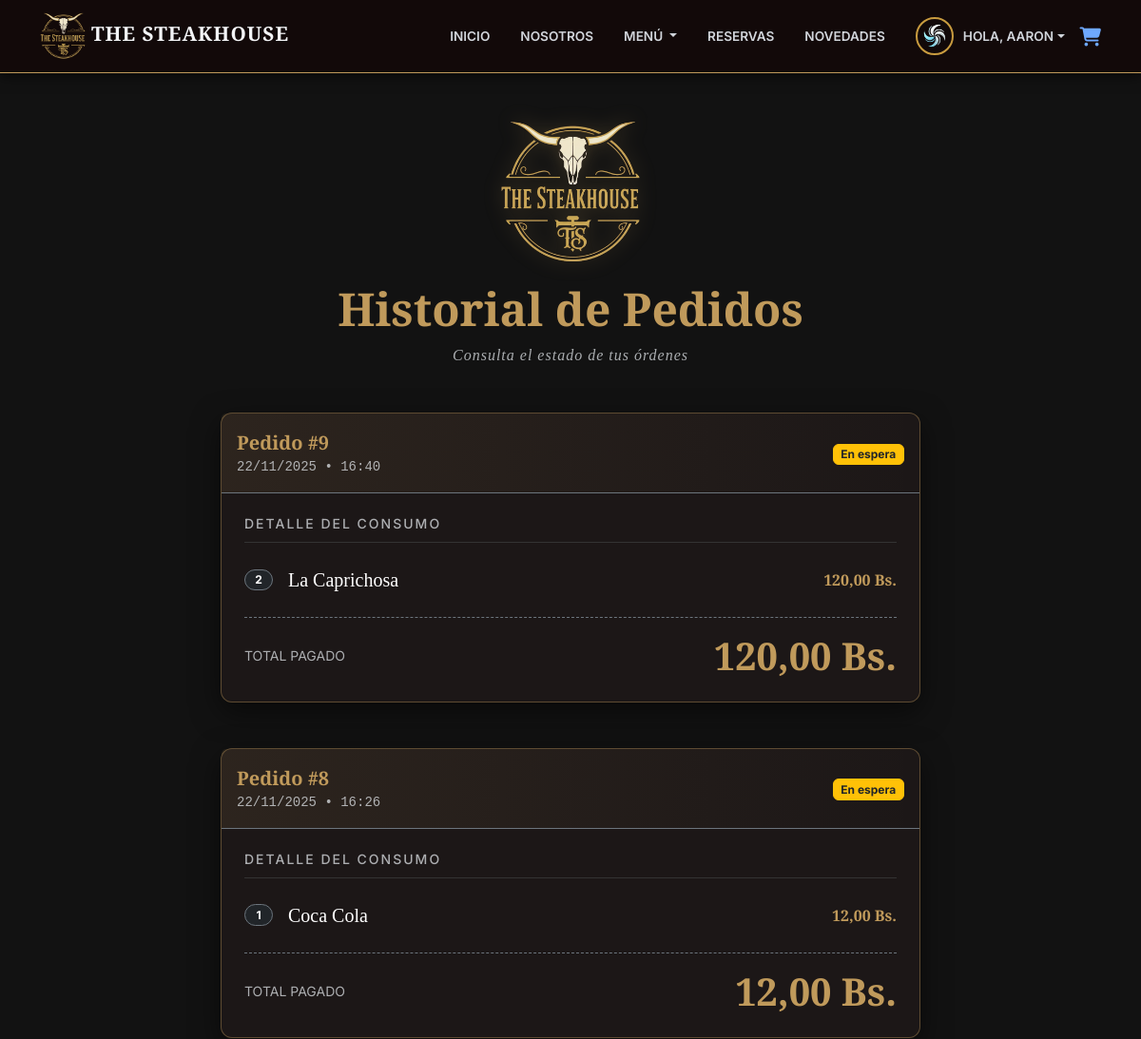
The app's page /pedidos/mis-pedidos/ (signed in, upper part), older data.
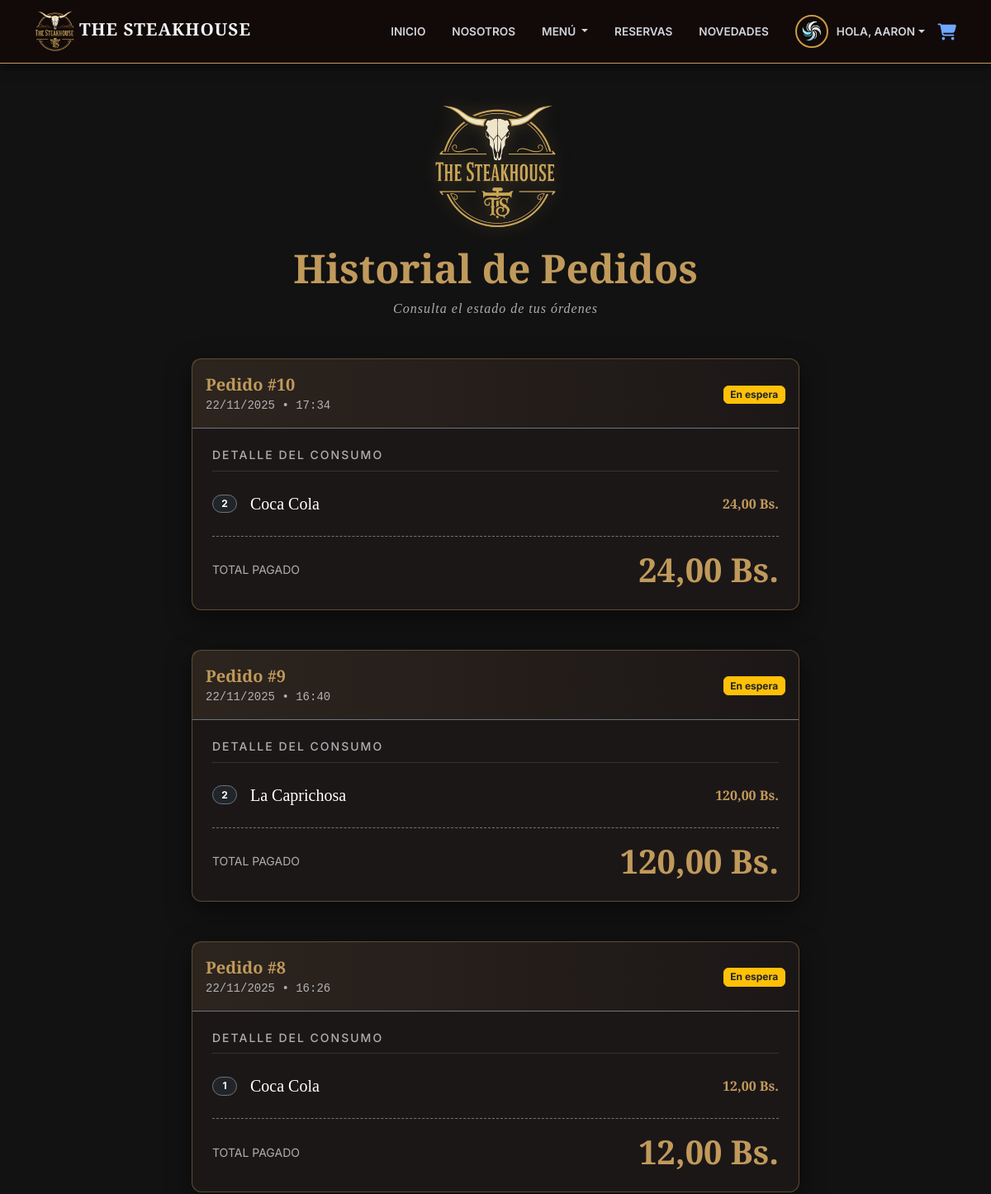
The same page, newer data.
### pedidos/models.py (models this page shows, shortened)
class Pedido(models.Model):
    ESTADO_PEDIDO_CHOICES = (
        ('PENDIENTE', 'Pendiente'),
        ('EN_PREPARACION', 'En Preparación'),
        ('LISTO', 'Listo para Servir'),
        ('ENTREGADO', 'Entregado'),
        ('CANCELADO', 'Cancelado'),
    )
    usuario = models.ForeignKey(settings.AUTH_USER_MODEL, on_delete=models.SET_NULL, null=True, blank=True, related_name="pedidos")
    cliente = models.ForeignKey(Cliente, on_delete=models.SET_NULL, null=True, blank=True)
    mesa = models.ForeignKey(Mesa, on_delete=models.SET_NULL, null=True, blank=True)
    fecha_pedido = models.DateTimeField(auto_now_add=True)
    estado_pedido = models.CharField(max_length=20, choices=ESTADO_PEDIDO_CHOICES, default='PENDIENTE')
    total = models.DecimalField(max_digits=10, decimal_places=2, default=0.00)

class DetallePedido(models.Model):
    pedido = models.ForeignKey(Pedido, related_name='detalles', on_delete=models.CASCADE)
    producto = models.ForeignKey(Producto, on_delete=models.PROTECT)
    cantidad = models.PositiveIntegerField(default=1)
    precio_unitario = models.DecimalField(max_digits=10, decimal_places=2) # Se guarda el precio al momento de la compra
    subtotal = models.DecimalField(max_digits=10, decimal_places=2)

### productos/models.py (models this page shows, shortened)
class Producto(models.Model):
    CATEGORIA_CHOICES = (
        ('CARNE', 'Cortes de Carne'),
        ('HAMBURGUESA', 'Hamburguesas'),
        ('GUARNICION', 'Guarniciones'),
        ('BEBIDA', 'Bebidas'),
        ('POSTRE', 'Postres'),
    )
    nombre_producto = models.CharField(max_length=100)
    descripcion = models.TextField(blank=True, null=True)
    precio = models.DecimalField(max_digits=10, decimal_places=2)
    categoria = models.CharField(max_length=20, choices=CATEGORIA_CHOICES)
    disponible = models.BooleanField(default=True)
    imagen = models.ImageField(upload_to='productos/', blank=True, null=True)

### pedidos/views.py (the view)
# urls.py: path('mis-pedidos/', views.mis_pedidos_view, name='mis_pedidos'),
@login_required(login_url='login')
def mis_pedidos_view(request):
    pedidos = Pedido.objects.filter(usuario=request.user).order_by('-fecha_pedido')
    return render(request, 'mis_pedidos.html', {'pedidos': pedidos})

### templates/mis_pedidos.html (shortened to what the changed rows need)
{% extends 'base.html' %}
{% load static %}
{% block content %}
<div class="container my-5" style="min-height: 60vh;">
    <div class="text-center mb-5">
        <h1 class="title-gold display-5" style="font-family: 'Playfair Display', serif;">Historial de Pedidos</h1>
    </div>
    <div class="row justify-content-center">
        <div class="col-lg-8">
            {% if pedidos %}
                {% for pedido in pedidos %}
                <div class="card card-dark-theme mb-5 shadow-lg" style="border: 1px solid #c09a5b;">
                    <div class="card-header border-bottom border-secondary d-flex justify-content-between align-items-center py-3"
                         style="background: linear-gradient(to right, rgba(192, 154, 91, 0.1), rgba(0,0,0,0));">
                        <div>
                            <span class="fw-bold title-gold fs-5" style="font-family: 'Playfair Display', serif;">Pedido #{{ pedido.id }}</span>
                            <div class="text-muted small font-monospace">
                                {{ pedido.fecha_pedido|date:"d/m/Y • H:i" }}
                            </div>
                        </div>
                        <div>
                            {% if pedido.estado_pedido == 'PENDIENTE' %}
                                <span class="badge bg-warning text-dark border border-warning">En espera</span>
                            {% elif pedido.estado_pedido == 'EN_PREPARACION' %}
                                <span class="badge bg-info text-white border border-info">Cocinando <i class="fas fa-fire ms-1"></i></span>
                            {% elif pedido.estado_pedido == 'LISTO' %}
                                <span class="badge bg-primary border border-primary">¡Listo! <i class="fas fa-bell ms-1"></i></span>
                            {% elif pedido.estado_pedido == 'ENTREGADO' %}
                                <span class="badge bg-success border border-success">Entregado <i class="fas fa-check ms-1"></i></span>
                            {% elif pedido.estado_pedido == 'CANCELADO' %}
                                <span class="badge bg-danger border border-danger">Cancelado</span>
                            {% else %}
                                <span class="badge bg-secondary">{{ pedido.estado_pedido }}</span>
                            {% endif %}
                        </div>
                    </div>
                    <div class="card-body p-4">
                        <h6 class="text-muted text-uppercase small mb-4" style="letter-spacing: 2px; border-bottom: 1px solid #333; padding-bottom: 10px;">
                            Detalle del consumo
                        </h6>
                        <ul class="list-unstyled mb-4">
                            {% for detalle in pedido.detalles.all %}
                            <li class="d-flex justify-content-between align-items-center mb-3">
                                <div class="d-flex align-items-center">
                                    <span class="badge bg-dark border border-secondary me-3 rounded-pill" style="min-width: 30px;">{{ detalle.cantidad }}</span>
                                    <span class="text-white fs-5" style="font-family: 'Playfair Display', serif;">
                                        {{ detalle.producto.nombre_producto }}
                                    </span>
                                </div>
                                <div class="text-end">
                                    <span class="title-gold fw-bold">{{ detalle.subtotal }} Bs.</span>
                                </div>
                            </li>
                            {% empty %}
                            <li class="text-center text-danger">Error: No se encontraron detalles para este pedido.</li>
                            {% endfor %}
                        </ul>
                        <div class="d-flex justify-content-between align-items-center pt-3 border-top border-secondary" style="border-top-style: dashed !important;">
                            <span class="text-muted text-uppercase small">Total Pagado</span>
                            <span class="title-gold display-6 fw-bold" style="font-family: 'Playfair Display', serif;">
                                {{ pedido.total }} Bs.
                            </span>
                        </div>
                    </div>
                </div>
                {% endfor %}
            {% endif %}
        </div>
    </div>
</div>
{% endblock %}

Row changes from the older to the newer data that the page shows:
added Pedido: id "10", fecha_pedido "22/11/2025 • 17:34", estado_pedido "En espera", total "24,00"
added DetallePedido: cantidad "2", producto.nombre_producto "Coca Cola", subtotal "24,00", shown under "10"
